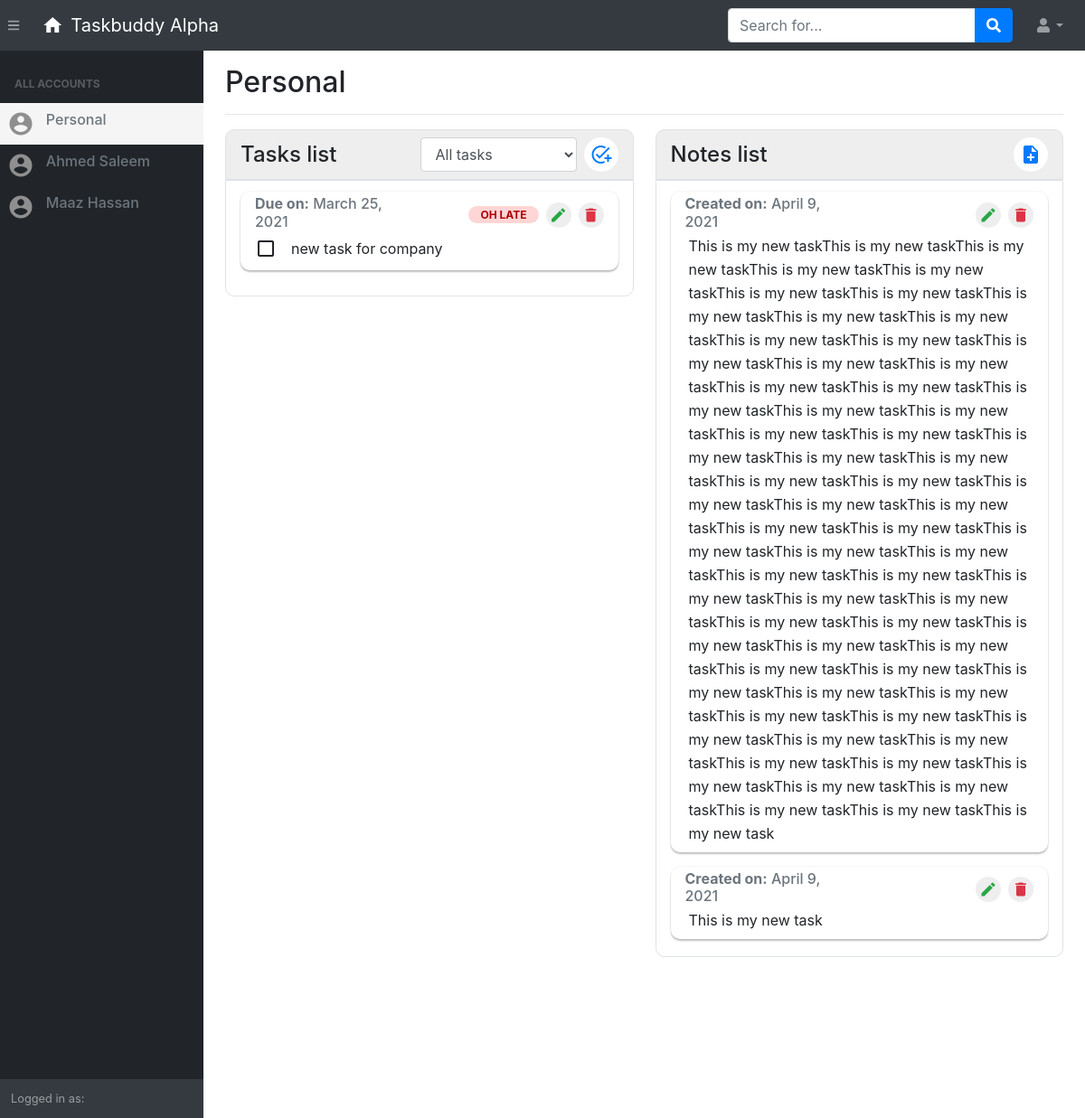
Page /customer/0 (signed in) on the earlier database version.
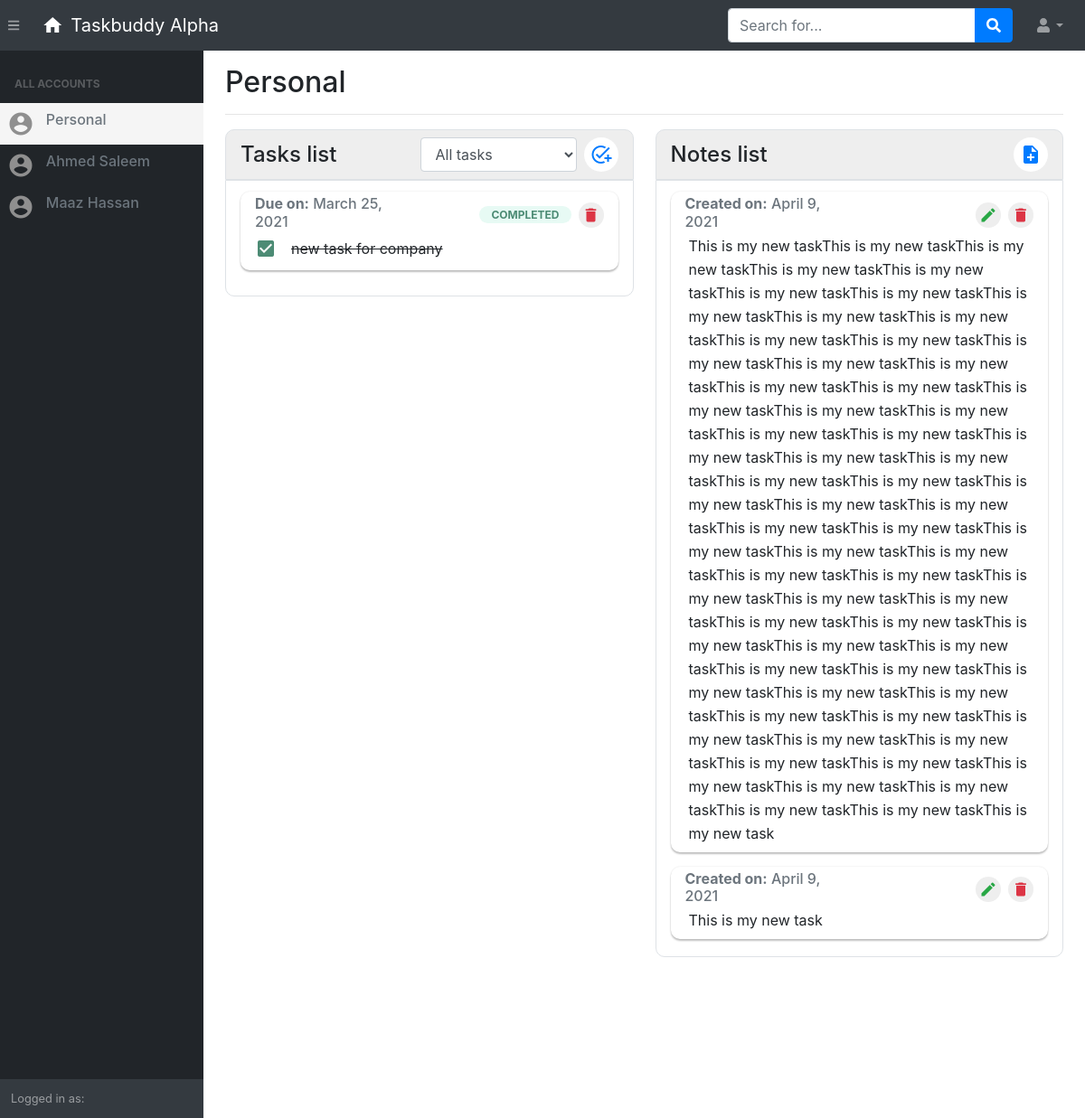
Same page on the later database version.
### task/models.py (models this page shows, shortened)
class myTask(models.Model):
	task_text = models.CharField(max_length = 255)
	created_on = models.DateTimeField(default = datetime.now())
	due_date = models.DateField()
	added_by = models.ForeignKey(User, on_delete = models.CASCADE)
	added_for = models.ForeignKey(Customer, on_delete = models.CASCADE, null = True)
	completed_at = models.DateTimeField(null = True)
	completed_on_time = models.BooleanField(default = True)
	status = models.IntegerField(default = 0)
	def get_status(self):
		if self.status == 0:
			wording = "ON GOING"
			class_name = "on-going-label"
			box_class = "ongoing"
		if self.status == -1:
			wording = "OH LATE"
			class_name = "late-label"
			box_class = "late"
		if self.status == 1:
			wording = "COMPLETED"
			class_name = "completed-label"
			box_class = "complete"
		return {
			"wording": wording,
			"class_name": class_name,
			"box_class": box_class
		}
	def late_now(self):
		if self.status != 1:
			self.status = -1
			self.completed_on_time = False
			self.save()

### task/views.py (the view, shortened to what this page needs)
# urls.py: path('customer/<customer_id>', views.customer_view, name="customer"),
@login_required(login_url='login')
def customer_view(request, customer_id):
	try:
		context = {
			'today': datetime.now().date()
		}
		ID = int(customer_id)
		if Customer.objects.filter(id = ID, added_by = request.user).exists() or ID == 0:
			if ID == 0:
				context['my_customer'] = None
			else:
				context["my_customer"] = Customer.objects.get(id = ID)
			all_tasks = myTask.objects.filter(added_by = request.user, added_for = context['my_customer']).order_by('-id')
			all_notes = myNote.objects.filter(added_by = request.user, added_for = context['my_customer']).order_by('-id')
			for task in all_tasks:
				if task.due_date < datetime.now().date():
					task.late_now()
			context['all_tasks'] = all_tasks
			context['all_notes'] = all_notes
			context['customers'] = Customer.objects.filter(added_by = request.user).order_by('first_name')
			context['temp'] = True
			return render(request, "task/customer.html", context)
		else:
			return redirect("home page")
	except:
		return redirect("home page")

### task/templates/task/customer.html (shortened to what this page needs)
{% load static %}
{% load crispy_forms_tags %}
{% include 'task/inc/head.inc.html' %}
<body class="sb-nav-fixed">
    {% include 'task/inc/navbar.inc.html' %}
    <div id="layoutSidenav">
        <div id="layoutSidenav_nav">
            {% include 'task/inc/sidebar.inc.html' %}
        </div>
        <div id="layoutSidenav_content" style="overflow: hidden;">
            <div class="row">
                <div class="col-lg-12">
                    <div class="container-fluid">
                        {% if my_customer %}
                            <h2 class="mt-3">{{my_customer.first_name}} {{my_customer.last_name}}  </h2>
                        {% else %}
                            <h2 class="mt-3">Personal</h2>
                        {% endif %}
                        <hr class="mb-2">
                        <div class="row">
                            <div class="col-sm-6 py-2">
                                {% include 'task/inc/task-section.inc.html' %}
                            </div>
                            <div class="col-sm-6 py-2">
                                <div class="border py-2 px-3 d-flex align-items-center" style="background-color: #eeeeee; border-radius: 10px 10px 0px 0px;">
                                    <h4 class="my-0"  style="width: 50%;">Notes list</h4>
                                    <div class="form-group my-0 justify-content-end d-flex" style="width: 50%;">
                                        <i class="material-icons myIcon text-primary bg-white mk-pointer ml-2 my-0" data-toggle="collapse" data-target="#new-note-form" title="Add note">note_add</i>
                                    </div>
                                </div>
                                <div class="border radius-10 p-2" style="border-radius: 0px 0px 10px 10px;">
                                    <div style="max-height: 68vh; overflow: auto;" class="px-2 py-1">
                                        {% for note in all_notes %}
                                        <div class="google-box py-1 px-3 mb-3">
                                            <div class="d-flex align-items-center">
                                                <h6 class="text-muted my-0" style="width: 50%;"><b>Created on:</b> {{ note.created_on.date }}</h6>
                                                <i class="material-icons myIcon text-success mk-pointer ml-2 my-0 p-1 myIcon2 mt-1 editinginput-icon" id="edit-note-{{ note.id }}">edit</i>
                                                <i class="material-icons myIcon text-danger mk-pointer mt-1 ml-2 my-0 p-1 operation-note myIcon2" id="delete_{{ note.id }}">delete</i>
                                            </div>
                                            <div class="row mt-0 p-1">
                                                <div class="col-sm-12 col-12 d-flex align-items-center">
                                                    <p class="m-0"  id="text-note-{{ note.id }}" style="font-size: 16px; line-height: 26px;">
                                                        {{ note.note_text }}
                                                    </p>
                                                </div>
                                            </div>
                                        </div>
                                        {% endfor %}
                                    </div>
                                </div>
                            </div>
                        </div>
                    </div>
                </div>
            </div>
        </div>
    </div>
</body>
</html>

### task/templates/task/inc/task-section.inc.html (shortened to what this page needs)
<div class="border py-2 px-3 d-flex align-items-center" style="background-color: #eeeeee; border-radius: 10px 10px 0px 0px;">
    <h4 class="my-0"  style="width: 50%;">Tasks list</h4>
    <div class="form-group my-0 justify-content-end d-flex" style="width: 50%;">
        {% if all_tasks %}
        <select class="form-control" id="task-filter" style="width: fit-content;">
            <option value="all">All tasks</option>
        </select>
        {% endif %}
        {% if not customer_section %}
            <i class="material-icons myIcon text-primary bg-white mk-pointer ml-2 my-0" data-toggle="collapse" data-target="#new-task-form" title="Add task">add_task</i>
        {% endif %}
    </div>
</div>
<div class="border radius-10 p-2" style="border-radius: 0px 0px 10px 10px;">
    <div style="max-height: 68vh; overflow: auto;" class="px-2 py-1">
        {% for task in all_tasks %}
        <div class="google-box py-1 px-3 mb-3 my-any-task {{ task.get_status.box_class }}">
            <div class="d-flex align-items-center">
                <h6 class="text-muted my-0" style="width: 50%;"><b>Due on:</b> {% if today == task.due_date %}Today{% else %}{{ task.due_date }}{% endif %}</h6>
                <div style="width: 50%;" class="text-right">
                    <span class="mylabel {{ task.get_status.class_name }}" id="label_{{ task.id }}">{{ task.get_status.wording }}</span>
                </div>
                {% if task.status != 1 %}
                    <i class="material-icons myIcon text-success mk-pointer ml-2 my-0 p-1 myIcon2 mt-1 editinginput-icon" id="edit-task-{{ task.id }}">edit</i>
                {% endif %}
                <i class="material-icons myIcon text-danger mk-pointer ml-2 my-0 operation p-1 myIcon2 mt-1" id="delete_{{ task.id }}">delete</i>
            </div>
            <div class="row mt-0 p-1">
                <div class="col-sm-12 d-flex px-0 py-1 align-items-center">
                    {% if task.status == 1 %}
                    <i class="material-icons mk-pointer radius-100 task-completed mx-2" title="Completed">check_box</i>
                    {% else %}
                    <i class="material-icons mk-pointer radius-100 operation operation-complete mx-2" id="complete_{{ task.id }}">check_box_outline_blank</i>
                    {% endif %}
                    <p class="mx-2 mr-3 my-0" style="font-size: 16px;" id="text-task-{{ task.id }}">
                        {% if task.status == 1 %}
                            <del>{{ task.task_text }}</del>
                        {% else %}
                            {{ task.task_text }}
                        {% endif %}
                    </p>
                </div>
            </div>
        </div>
        {% endfor %}
    </div>
</div>

Differences in the rows shown:
changed myTask "new task for company": status -1 → 1 (drawn); get_status.wording "OH LATE" → "COMPLETED"
